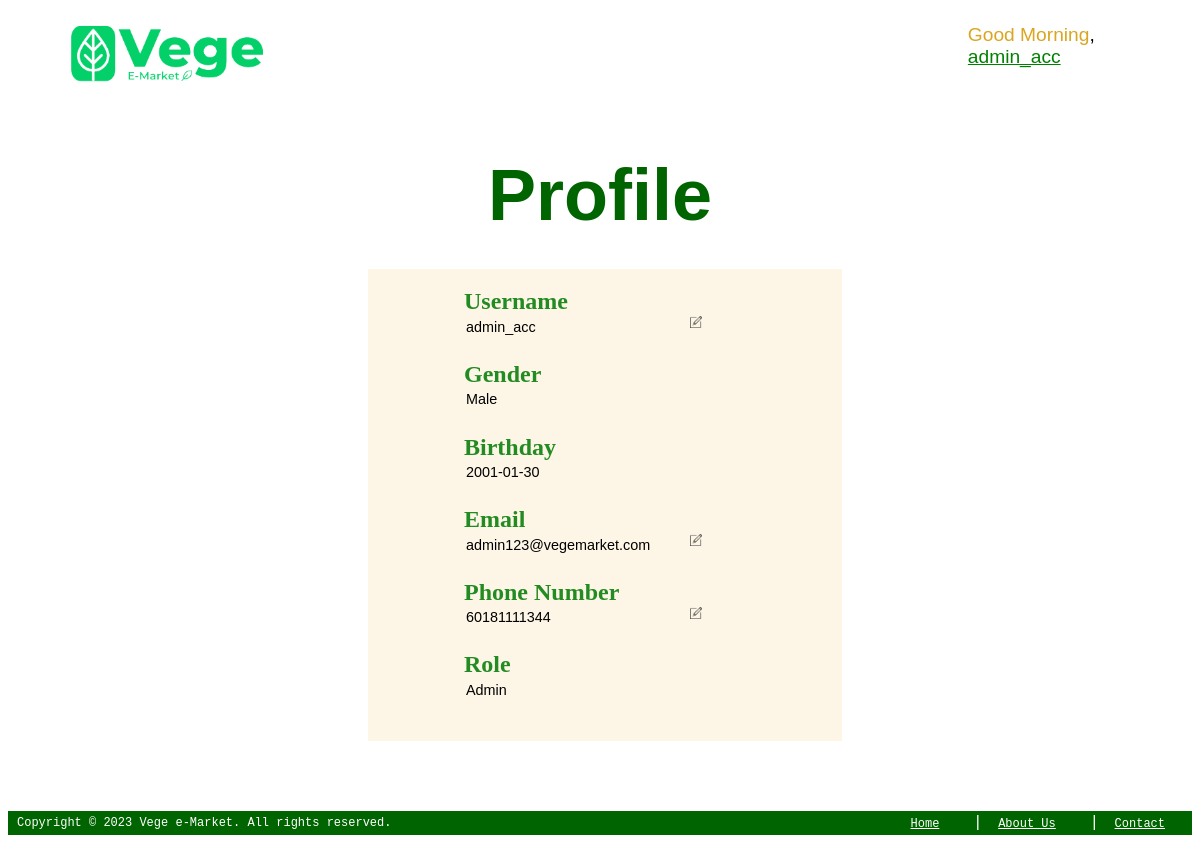
/public/profile.php (signed in), run on the app's committed database.
### tables this page shows
CREATE TABLE IF NOT EXISTS `users` (
  `userID` varchar(100) NOT NULL,
  `userName` varchar(100) NOT NULL,
  `gender` varchar(10) NOT NULL,
  `email` varchar(100) NOT NULL,
  `phone` varchar(100) NOT NULL,
  `birthday` date NOT NULL,
  `password` varchar(100) NOT NULL,
  `role` varchar(10) NOT NULL,
  `accStatus` varchar(255) DEFAULT 'active',
  PRIMARY KEY (`userID`)
);

### modules/config.php (called while the page is built, shortened)
<?php
    if (isset($_SESSION['role'])){
        $user_id=$_SESSION['user_id'];
    }else{
        $role='';
    }
?>

### public/profile.php (the view, shortened to what this page needs)
<?php
    require '../modules/config.php';
    include '../includes/header.php';
    $read_sql = "SELECT * FROM users WHERE userID='$user_id'";
    $user_info=mysqli_fetch_array(mysqli_query($conn, $read_sql));
?>
<!DOCTYPE html>
<html lang="en">
<head>
    <link rel="stylesheet" href="../styles/title.css">
</head>
<body>
    <br>
    <h1 id="title">Profile</h1>
    <div class="container">
        <br>
        <form class="profile" method="post" onsubmit="window.confirm('Save changes?');save();">
            <label for="username"><h2>Username</h2></label>
            <div class="input-container">
                <input type="text" name="username" id="username" value="<?php echo $user_info['userName']; ?>" readonly required>
                <button title="Click me to edit" class="edit" id="editbutton" onclick="edit('username')"><img src="../images/edit.png" alt="Edit" width="100%"></button>
            </div>
            <label for="gender"><h2>Gender</h2></label>
            <div class="input-container">
                <input type="text" name="gender" id="gender" value="<?php echo ucfirst($user_info['gender']); ?>" readonly>
            </div>
            <label for="birthday"><h2>Birthday</h2></label>
            <div class="input-container">
                <input type="text" id="birthday" name="dob" value="<?php echo $user_info['birthday']; ?>" readonly>
            </div>
            <label for="email"><h2>Email</h2></label>
            <div class="input-container">
                <input type="email" id="email" name="email" pattern="[a-z0-9._%+\-]+@[a-z0-9.\-]+\.[a-z]{2,}$" value="<?php echo $user_info['email']; ?>" readonly required>
                <button title="Click me to edit" class="edit" id="editbutton" onclick="edit('email')"><img src="../images/edit.png" alt="Edit" width="100%"></button>
            </div>
            <label for="phone"><h2>Phone Number</h2></label>
            <div class="input-container">
                <input type="tel" id="phone" name="phone" pattern="[0-9]{11,12}" value="<?php echo $user_info['phone']; ?>" readonly required>
                <button title="Click me to edit" class="edit" id="editbutton" onclick="edit('phone')"><img src="../images/edit.png" alt="Edit" width="100%"></button>
            </div>
            <label for="role"><h2>Role</h2></label>
            <div class="input-container">
                <input type="text" id="role" name="role" value="<?php echo ucfirst($user_info['role']); ?>" readonly>
            </div>
            <br>
        </form>
    </div><br>
</body>
</html>
<?php include '../includes/footer.php'; ?>

### styles/title.css (style rules this page uses)
#title { margin-left: 5vw; line-height:50%; clear: both; font-family: 'Franklin Gothic Medium', 'Arial Narrow', Arial, sans-serif; color: darkgreen; }

### public/profile.php (style rules this page uses)
h1#title { color: darkgreen; text-align: center; font-size: 6vw; margin: 7vh 0vw; }
div.container { background-color: oldlace; min-width: max-content; min-height: max-content; width: 40%; margin-left: 30vw; }
form.profile h2 { font-family: Georgia, 'Times New Roman', Times, serif; margin-left: 8vw; margin-top: 0.1vw; margin-bottom: 0vw; }
form.profile input { font-size: 1.2vw; font-family: Verdana, Geneva, Tahoma, sans-serif; line-height: 0vw; margin-top: 0.2vw; margin-left: 8vw; margin-bottom: 2vw; background-color: transparent; border: 0; vertical-align: middle; margin-right: 2vw; overflow-x: auto; }
form.profile div.input-container { display: flex; }
form.profile button.edit { vertical-align: middle; background-color: transparent; border: none; width: 2vw; margin: 0 0.5vw 0; height: 1vw; }
label { color: forestgreen; }

### data on the page
users: username "admin_acc", gender "Male", dob "2001-01-30", email "admin123@vegemarket.com", phone "60181111344", role "Admin"

### other printed values
$username "admin_acc"
